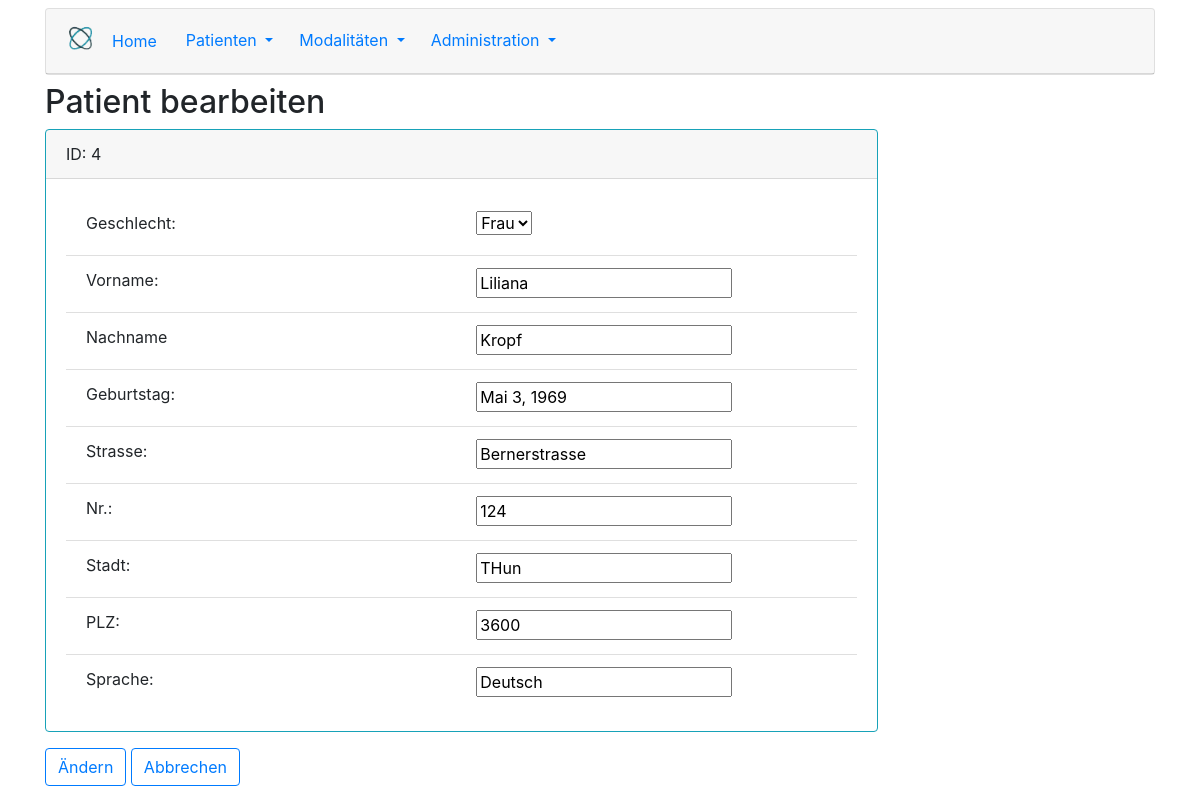
The app's page /patients/4/detail/, older data.
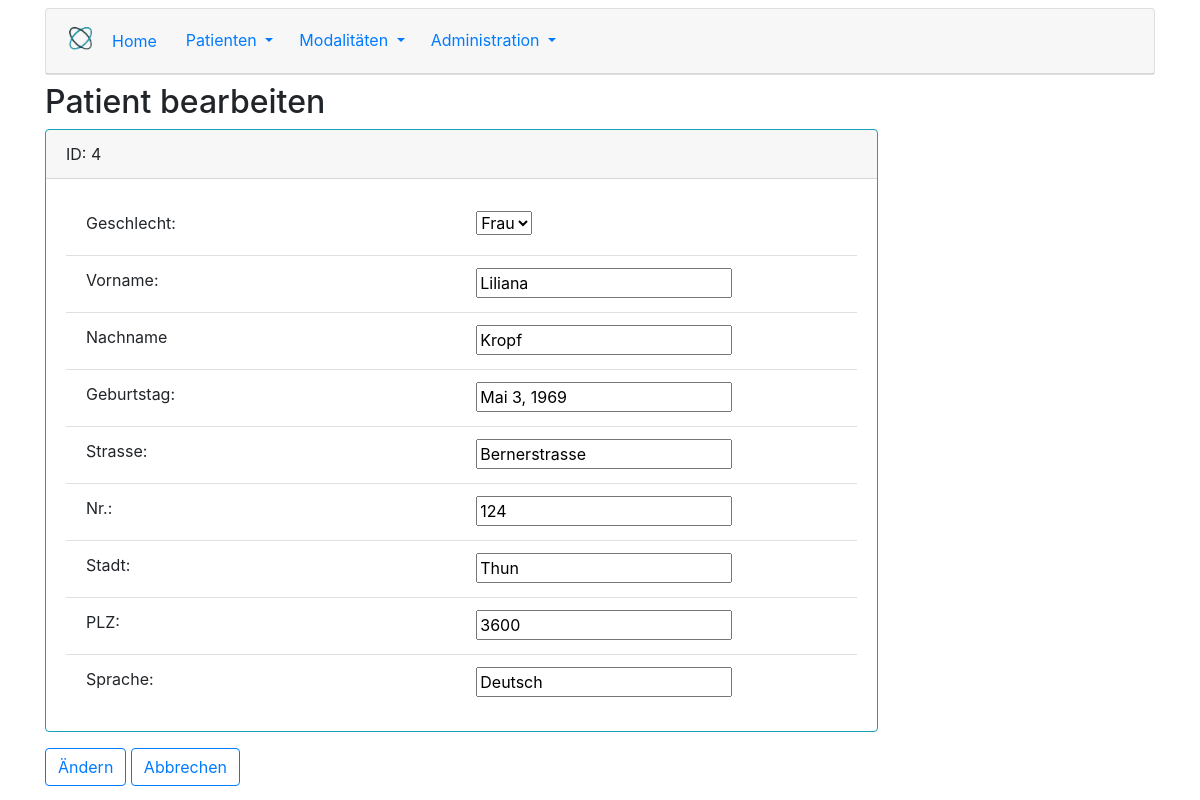
The same page, newer data.
### patients/models.py (models this page shows, shortened)
class PatientInformation(models.Model):
    sex=[('male','Herr'),('female','Frau')]
    title =  models.CharField(max_length=6,choices=sex)
    first_name = models.CharField(max_length=50)
    second_name = models.CharField(max_length=50)
    birthdate = models.DateField()
    address = models.CharField(max_length=50)
    number = models.CharField(max_length=10)
    city = models.CharField(max_length=25)
    code = models.CharField(max_length=4)
    language = models.CharField(max_length=10)

### patients/views.py (the view)
# urls.py: path('patients/<int:id>/detail/', patient_detail_view, name ='patientDetail'),
def patient_detail_view(request, id):
    obj = get_object_or_404(PatientInformation, id=id)
    form = PatientInformationForm(request.POST or None, instance=obj)
    print(str(form))
    if form.is_valid():
        form.save()
        form = PatientInformationForm()
        return redirect('patients')
    else:
        if request.POST:
            del form.errors["title"]
            del form.errors["birthdate"]
            form.save()
            form = PatientInformationForm()
            return redirect('patients')
    context = {
        'object': obj
    }
    return render(request, 'patient/patient_detail.html', context)

### templates/patient/patient_detail.html (shortened to what the changed rows need)
{% extends 'base.html' %}
{% block content %}
<h2>Patient bearbeiten</h2>
<form action ='.' method='POST'>
    <div class="card border-info mb-3 w-75">
        <div class="card-header">
            ID: {{ object.id }}
        </div>
        <div class="card-body">
            <ul class="list-group list-group-flush">
                <li class="list-group-item">
                    <div class="row">
                        <div class="col">
                            <select name = 'title' id = 'id_title'  >
                                <option value ='{{object.get_title_display}}'>{{object.get_title_display}}</option>
                            </select>
                        </div>
                    </div>
                </li>
                <li class="list-group-item">
                    <div class="row">
                        <div class="col">
                            <input type="text" name="first_name" id="id_first_name" value='{{ object.first_name }}'>
                        </div>
                    </div>
                </li>
                <li class="list-group-item">
                    <div class="row">
                        <div class="col">
                            <input type="text" name="second_name" id="id_second_name" value='{{ object.second_name }}'>
                        </div>
                    </div>
                </li>
                <li class="list-group-item">
                    <div class="row">
                        <div class="col">
                            <input type="text" name="birthdate" id="id_birthdate"
                            value="{{object.birthdate}}">
                        </div>
                    </div>
                </li>
                <li class="list-group-item">
                    <div class="row">
                        <div class="col">
                            <input type="text" name="address" id="id_address"
                                value='{{ object.address }}'>
                        </div>
                    </div>
                </li>
                <li class="list-group-item">
                    <div class="row">
                        <div class="col">
                            <input type="text" name="number" id="id_number"
                                value='{{ object.number }}'>
                        </div>
                    </div>
                </li>
                <li class="list-group-item">
                    <div class="row">
                        <div class="col">
                            <input type="text" name="city" id="id_city"
                                value='{{ object.city }}'>
                        </div>
                    </div>
                </li>
                <li class="list-group-item">
                    <div class="row">
                        <div class="col">
                            <input type="text" name="code" id="id_code"
                                value='{{ object.code }}'>
                        </div>
                    </div>
                </li>
                <li class="list-group-item">
                    <div class="row">
                        <div class="col">
                            <input type="text" name="language" id="id_language"
                                value='{{ object.language }}'>
                        </div>
                    </div>
                </li>
        </div>
    </div>
</form>
{% endblock %}

Row changes from the older to the newer data that the page shows:
changed PatientInformation "Frau": city "THun" → "Thun"
